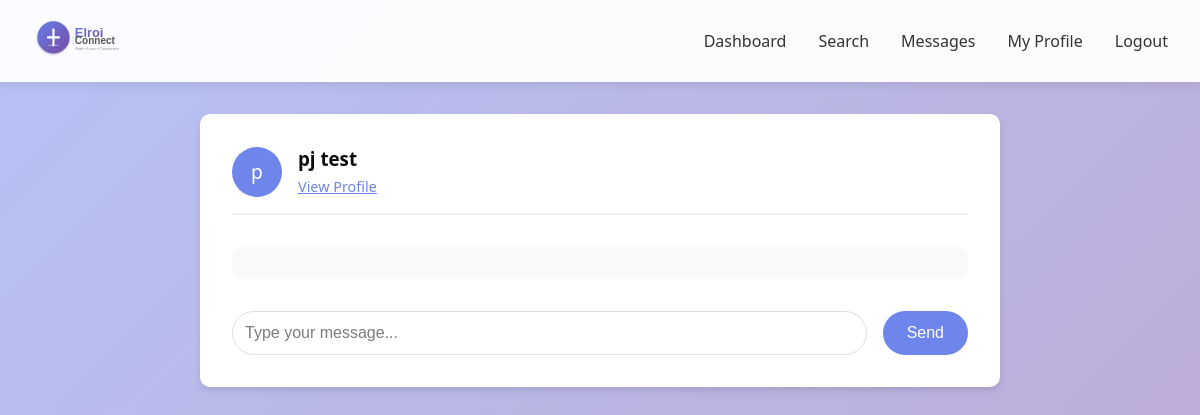
/messages/1 (signed in), run on an earlier commit of the app's database.
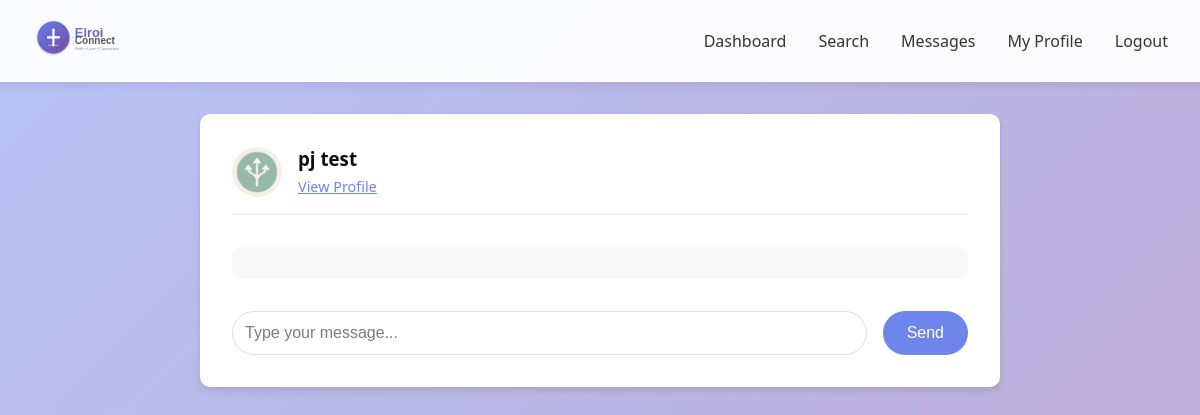
And on a later commit of the database.
### app.py (models this page shows)
class User(db.Model):
    id = db.Column(db.Integer, primary_key=True)
    email = db.Column(db.String(120), unique=True, nullable=False)
    password_hash = db.Column(db.String(200), nullable=False)
    first_name = db.Column(db.String(50), nullable=False)
    last_name = db.Column(db.String(50), nullable=False)
    gender = db.Column(db.String(20), nullable=False)
    date_of_birth = db.Column(db.Date, nullable=False)
    bio = db.Column(db.Text)
    profile_photo = db.Column(db.String(200))
    location = db.Column(db.String(100))
    denomination = db.Column(db.String(100))
    interests = db.Column(db.Text)
    looking_for = db.Column(db.String(50))
    created_at = db.Column(db.DateTime, default=datetime.utcnow)
    is_active = db.Column(db.Boolean, default=True)
    videos_watched = db.Column(db.Integer, default=0)
    sent_messages = db.relationship('Message', foreign_keys='Message.sender_id', backref='sender', lazy='dynamic')
    received_messages = db.relationship('Message', foreign_keys='Message.receiver_id', backref='receiver', lazy='dynamic')

### app.py (the view)
@app.route('/messages/<int:user_id>', methods=['GET', 'POST'])
@login_required
def conversation(user_id):
    current_user_id = session['user_id']
    other_user = User.query.get_or_404(user_id)
    if request.method == 'POST':
        content = request.form['message']
        message = Message(sender_id=current_user_id, receiver_id=user_id, content=content)
        db.session.add(message)
        db.session.commit()
        return redirect(url_for('conversation', user_id=user_id))
    messages = Message.query.filter(
        ((Message.sender_id == current_user_id) & (Message.receiver_id == user_id)) |
        ((Message.sender_id == user_id) & (Message.receiver_id == current_user_id))
    ).order_by(Message.timestamp.asc()).all()
    Message.query.filter_by(sender_id=user_id, receiver_id=current_user_id, is_read=False).update({'is_read': True})
    db.session.commit()
    return render_template('conversation.html', other_user=other_user, messages=messages)

### app.py (called while the page is built)
def login_required(f):
    @wraps(f)
    def decorated_function(*args, **kwargs):
        if 'user_id' not in session:
            flash('Please log in to access this page.', 'warning')
            return redirect(url_for('login'))
        return f(*args, **kwargs)
    return decorated_function

### templates/conversation.html (shortened to what this page needs)
{% extends "base.html" %}
{% block content %}
<div class="card" style="max-width: 800px; margin: 2rem auto;">
    <div style="display: flex; align-items: center; margin-bottom: 2rem; padding-bottom: 1rem; border-bottom: 2px solid #f0f0f0;">
        {% if other_user.profile_photo %}
        <img src="{{ url_for('static', filename='uploads/' + other_user.profile_photo) }}" alt="{{ other_user.first_name }}" style="width: 50px; height: 50px; border-radius: 50%; margin-right: 1rem; object-fit: cover;">
        {% else %}
        <div style="width: 50px; height: 50px; border-radius: 50%; background: #667eea; color: white; display: flex; align-items: center; justify-content: center; font-size: 1.2rem; margin-right: 1rem;">
            {{ other_user.first_name[0] }}
        </div>
        {% endif %}
        <div>
            <h3 style="margin-bottom: 0.25rem;">{{ other_user.first_name }} {{ other_user.last_name }}</h3>
            <a href="{{ url_for('view_profile', user_id=other_user.id) }}" style="color: #667eea; font-size: 0.9rem;">View Profile</a>
        </div>
    </div>
    <div style="max-height: 500px; overflow-y: auto; margin-bottom: 2rem; padding: 1rem; background: #f9f9f9; border-radius: 10px;">
    </div>
    <form method="POST" style="display: flex; gap: 1rem;">
        <input type="text" name="message" placeholder="Type your message..." required style="flex: 1; padding: 0.75rem; border: 1px solid #ddd; border-radius: 25px; font-size: 1rem;">
        <button type="submit" class="btn btn-primary" style="border-radius: 25px;">Send</button>
    </form>
</div>
{% endblock %}

What changed in the data, as far as the page shows it:
changed User "pj": profile_photo: picture added; first_name "p" → (not shown)
